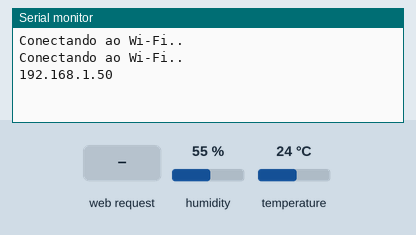
This sketch was run on a simulated ESP32. Parts: the last lines printed to the serial monitor. The test bench sets the inputs (shaded band); at power-on: humidity 55 %, temperature 24 °C. WiFi joins after 1.5 s; servers stay silent unless stated.

Above: at 3.2 s.
3.3 s: HTTP request GET /temperature received
At 4.5 s:
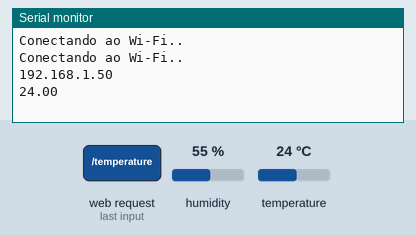
4.8 s: HTTP request GET /humidity received
At 6.0 s:
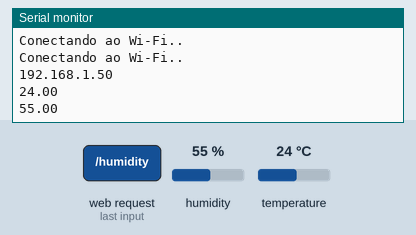

The sketch:

Sensor_de_temperatura.ino
```cpp
/*********
  Rui Santos
  Detalhes completos do projeto em https://randomnerdtutorials.com
*********/

//CUIDADOS:
//--> No módulo do sensor não é preciso adicionar um sensor mas se for o próprio senhor será necessário resistor de 4,7 Koms no 2º pino
//->> Atenção em descomentar o tipo do sensor na linha 21
// --> A instalação das bibliotecas é feita na aba rascunho em incluir biblioteca adicionado a pasta zipada  instalada em: https://randomnerdtutorials.com/esp32-dht11-dht22-temperature-humidity-web-server-arduino-ide/
// --> É preciso verificar se o pino usado para se comunicar com o sensor é compatível.


// Importa as bibliotecas necessárias
#include "WiFi.h"
#include "ESPAsyncWebServer.h"
#include <Adafruit_Sensor.h>
#include <DHT.h>

// Substitua pelas credenciais da sua rede
const char* ssid = "Rute";
const char* password = "fpp@pontes";

#define DHTPIN 27    // Pino digital conectado ao sensor DHT

// Descomente o tipo de sensor em uso:
#define DHTTYPE    DHT11     // DHT 11
//#define DHTTYPE    DHT22     // DHT 22 (AM2302)
//#define DHTTYPE    DHT21     // DHT 21 (AM2301)

DHT dht(DHTPIN, DHTTYPE);

// Cria o objeto AsyncWebServer na porta 80
AsyncWebServer server(80);

String readDHTTemperature() {
  // As leituras do sensor podem ter até 2 segundos 'antigas' (é um sensor muito lento)
  // Lê a temperatura em Celsius (o padrão)
  float t = dht.readTemperature();
  // Lê a temperatura em Fahrenheit (isFahrenheit = true)
  //float t = dht.readTemperature(true);
  // Verifica se alguma leitura falhou e sai prematuramente (para tentar novamente).
  if (isnan(t)) {
    Serial.println("Falha ao ler do sensor DHT!");
    return "--";
  }
  else {
    Serial.println(t);
    return String(t);
  }
}

String readDHTHumidity() {
  // As leituras do sensor podem ter até 2 segundos 'antigas' (é um sensor muito lento)
  float h = dht.readHumidity();
  if (isnan(h)) {
    Serial.println("Falha ao ler do sensor DHT!");
    return "--";
  }
  else {
    Serial.println(h);
    return String(h);
  }
}

const char index_html[] PROGMEM = R"rawliteral(
<!DOCTYPE HTML><html>
<head>
  <meta name="viewport" content="width=device-width, initial-scale=1">
  <link rel="stylesheet" href="https://use.fontawesome.com/releases/v5.7.2/css/all.css" integrity="sha384-fnmOCqbTlWIlj8LyTjo7mOUStjsKC4pOpQbqyi7RrhN7udi9RwhKkMHpvLbHG9Sr" crossorigin="anonymous">
  <style>
    html {
     font-family: Arial;
     display: inline-block;
     margin: 0px auto;
     text-align: center;
    }
    h2 { font-size: 3.0rem; }
    p { font-size: 3.0rem; }
    .units { font-size: 1.2rem; }
    .dht-labels{
      font-size: 1.5rem;
      vertical-align:middle;
      padding-bottom: 15px;
    }
  </style>
</head>
<body>
  <h2>Servidor DHT ESP32</h2>
  <p>
    <i class="fas fa-thermometer-half" style="color:#059e8a;"></i>
    <span class="dht-labels">Temperatura</span>
    <span id="temperature">%TEMPERATURE%</span>
    <sup class="units">&deg;C</sup>
  </p>
  <p>
    <i class="fas fa-tint" style="color:#00add6;"></i>
    <span class="dht-labels">Umidade</span>
    <span id="humidity">%HUMIDITY%</span>
    <sup class="units">&percnt;</sup>
  </p>
</body>
<script>
setInterval(function ( ) {
  var xhttp = new XMLHttpRequest();
  xhttp.onreadystatechange = function() {
    if (this.readyState == 4 && this.status == 200) {
      document.getElementById("temperature").innerHTML = this.responseText;
    }
  };
  xhttp.open("GET", "/temperature", true);
  xhttp.send();
}, 10000 ) ;

setInterval(function ( ) {
  var xhttp = new XMLHttpRequest();
  xhttp.onreadystatechange = function() {
    if (this.readyState == 4 && this.status == 200) {
      document.getElementById("humidity").innerHTML = this.responseText;
    }
  };
  xhttp.open("GET", "/humidity", true);
  xhttp.send();
}, 10000 ) ;
</script>
</html>)rawliteral";

// Substitui o espaço reservado pelos valores do DHT
String processor(const String& var){
  //Serial.println(var);
  if(var == "TEMPERATURE"){
    return readDHTTemperature();
  }
  else if(var == "HUMIDITY"){
    return readDHTHumidity();
  }
  return String();
}

void setup(){
  // Porta serial para fins de depuração
  Serial.begin(115200);

  dht.begin();

  // Conecta ao Wi-Fi
  WiFi.begin(ssid, password);
  while (WiFi.status() != WL_CONNECTED) {
    delay(1000);
    Serial.println("Conectando ao Wi-Fi..");
  }

  // Imprime o Endereço IP Local do ESP32
  Serial.println(WiFi.localIP());

  // Rota para a página raiz /
  server.on("/", HTTP_GET, [](AsyncWebServerRequest *request){
    request->send_P(200, "text/html", index_html, processor);
  });
  server.on("/temperature", HTTP_GET, [](AsyncWebServerRequest *request){
    request->send_P(200, "text/plain", readDHTTemperature().c_str());
  });
  server.on("/humidity", HTTP_GET, [](AsyncWebServerRequest *request){
    request->send_P(200, "text/plain", readDHTHumidity().c_str());
  });

  // Inicia o servidor
  server.begin();
}

void loop(){

}
```

Measured:
- after the input at 3.3 s, the serial monitor: prints a new line at once (image 1)
- after the input at 4.8 s, the serial monitor: prints a new line at once (image 2)
